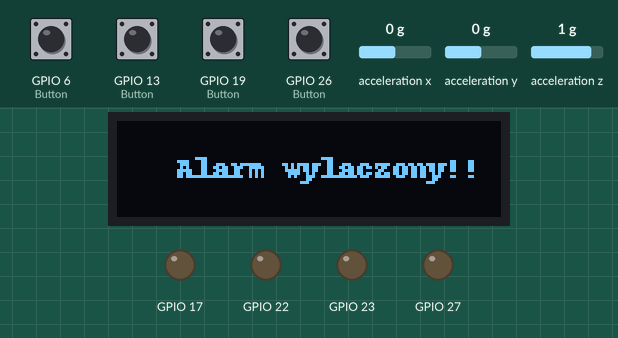
Simulated run of this program. Board: Raspberry Pi (BCM pin numbers). Parts: 128×32 one-colour display, output pins drawn as LEDs (lit = HIGH). Dashed ring = blinking. The test bench sets the inputs (shaded band); at power-on: GPIO 6 (Button), GPIO 13 (Button), GPIO 19 (Button), GPIO 26 (Button) HIGH, acceleration x 0 g, acceleration y 0 g, acceleration z 1 g. What the program prints to the terminal is not drawn.

Above: at 1.2 s.
1.3 s: GPIO 13 (Button) pulled LOW for 0.15 s
At 1.49 s:
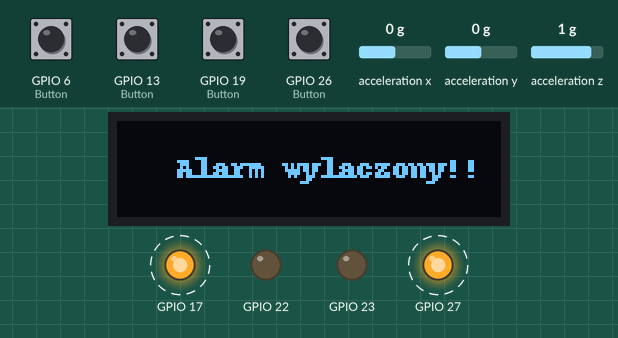
3.7 s: GPIO 6 (Button) pulled LOW for 0.15 s
At 5.0 s:
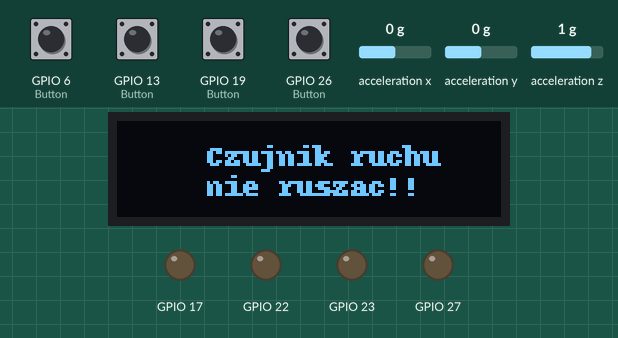
5.4 s: acceleration x set to -1.4 g
At 6.33 s:
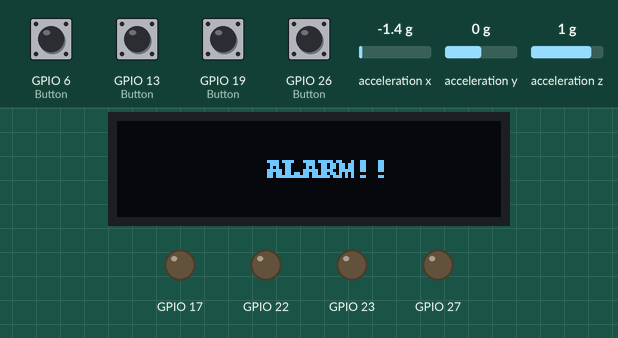
7.3 s: GPIO 19 (Button) pulled LOW for 0.15 s
At 9.65 s:
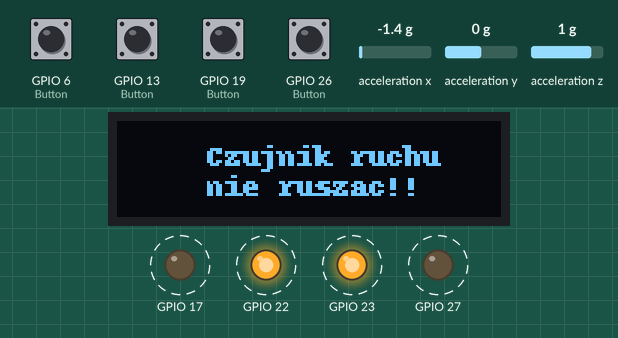
9.7 s: GPIO 26 (Button) pulled LOW for 1 s
At 11.9 s:
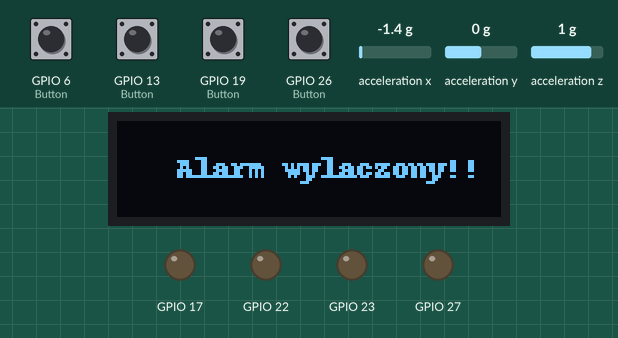
12.2 s: GPIO 26 (Button) pulled LOW for 0.15 s
At 12.28 s:
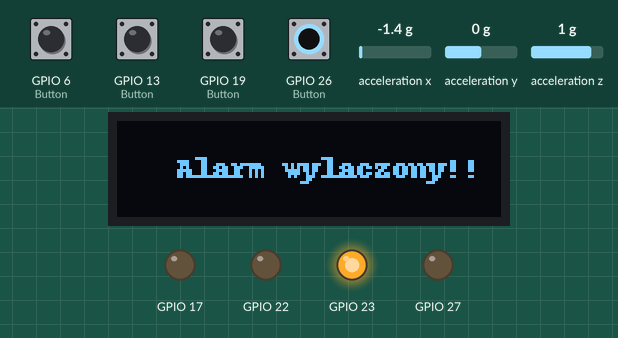
Timing chart, 0 to 14.8 s (numbered marks = the images above; inputs shaded):
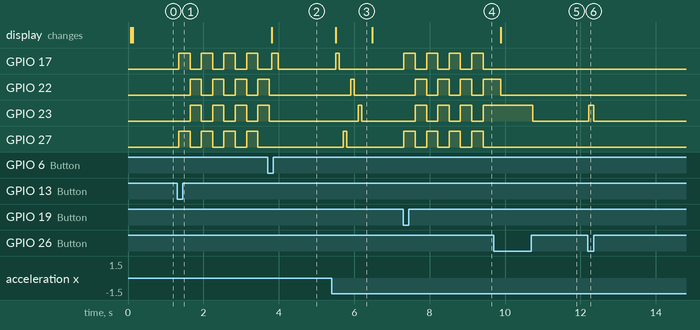

Measured:
- after the input at 1.3 s, GPIO 17, GPIO 27: alternates HIGH for 0.30 s and LOW for 0.30 s, starting after 0.05 s; GPIO 22, GPIO 23: alternates HIGH for 0.30 s and LOW for 0.30 s, starting after 0.35 s
- after the input at 3.7 s, GPIO 17: LOW → HIGH after 0.11 s, → LOW 0.17 s later
- after the input at 5.4 s, GPIO 17: LOW → HIGH after 0.11 s, → LOW 0.10 s later; GPIO 22: LOW → HIGH after 0.51 s, → LOW 0.10 s later; GPIO 23: LOW → HIGH after 0.71 s, → LOW 0.10 s later; GPIO 27: LOW → HIGH after 0.31 s, → LOW 0.10 s later; the display: changes after 0.11 s (image 3)
- after the input at 7.3 s, GPIO 17, GPIO 27: alternates HIGH for 0.30 s and LOW for 0.30 s, starting at once; GPIO 22, GPIO 23: alternates HIGH for 0.30 s and LOW for 0.30 s, starting after 0.32 s
- after the input at 9.7 s, GPIO 23: HIGH → LOW after 1.0 s instead of 0.02 s
- after the input at 12.2 s, GPIO 23: LOW → HIGH at once, → LOW 0.13 s later
- what the display in image 3 shows lasts 1.0 s, from 5.5 s to 6.5 s

The program:

main.py
```python
import smbus
import time
from time import sleep
import Adafruit_SSD1306
from PIL import Image
from PIL import ImageDraw
from PIL import ImageFont
from gpiozero import LED, Button
import subprocess
import math

PWR_MGMT_1   = 0x6B
SMPLRT_DIV   = 0x19
CONFIG       = 0x1A
GYRO_CONFIG  = 0x1B
INT_ENABLE   = 0x38
ACCEL_XOUT_H = 0x3B
ACCEL_YOUT_H = 0x3D
ACCEL_ZOUT_H = 0x3F

Device_Address_MPU = 0x68   # MPU6050 device address

def MPU_Init():
    # Write to power management register
    bus.write_byte_data(Device_Address_MPU, PWR_MGMT_1, 1)
def read_raw_data_MPU(addr):
    # Accelero and Gyro value are 16-bit
    high = bus.read_byte_data(Device_Address_MPU, addr)
    low = bus.read_byte_data(Device_Address_MPU, addr + 1)

    # concatenate higher and lower value
    value = ((high << 8) | low)

    # to get signed value from mpu6050
    if (value > 32768):
        value = value - 65536
    return value

bus = smbus.SMBus(1)  # or bus = smbus.SMBus(0) for older version boards

MPU_Init()

RST = None
disp = Adafruit_SSD1306.SSD1306_128_32(rst=RST)
disp.begin()
disp.clear()
disp.display()
width = disp.width
height = disp.height
image = Image.new('1', (width, height))
draw = ImageDraw.Draw(image)
draw.rectangle((0,0,width,height), outline=0, fill=0)
padding = -2
top = padding
bottom = height-padding

os_x = 0

font = ImageFont.load_default()
draw.rectangle((0,0,width,height), outline=0, fill=0)

led = []
led.append(LED(17))
led.append(LED(27))
led.append(LED(22))
led.append(LED(23))

button = []
button.append(Button(6))
button.append(Button(13))
button.append(Button(19))
button.append(Button(26))

print("Reading Data of Accelerometer")
doklatnosc = 0.03

while True:
    end2 = 0
    end1 = 0
    Alarm = 1
    while end1 == 0:
        draw.text((os_x + 20, top + 12), "Alarm wylaczony!!", font=font, fill=255)
        disp.image(image)
        disp.display()
        for i in range(4):
            if button[i].is_pressed:
                print("Button " + str(i))
                led[i].on()
                if button[1].is_pressed:
                    for i in range(4):
                        led[0].on()
                        led[1].on()
                        led[2].off()
                        led[3].off()
                        sleep(0.3)
                        led[2].on()
                        led[3].on()
                        led[0].off()
                        led[1].off()
                        sleep(0.3)
                    end1 = 1
            else:
                led[i].off()

    x = read_raw_data_MPU(ACCEL_XOUT_H)
    y = read_raw_data_MPU(ACCEL_YOUT_H)
    z = read_raw_data_MPU(ACCEL_ZOUT_H)
    x1 = x / 16384.0
    y1 = y / 16384.0
    z1 = z / 16384.0

    while end2 == 0:
        x = read_raw_data_MPU(ACCEL_XOUT_H)
        y = read_raw_data_MPU(ACCEL_YOUT_H)
        z = read_raw_data_MPU(ACCEL_ZOUT_H)
        Ax = x / 16384.0
        Ay = y / 16384.0
        Az = z / 16384.0
        if Alarm == 0:

            draw.rectangle((0, 0, width, height), outline=0, fill=0)
            draw.text((os_x+20, top + 12), "Alarm wylaczony!!", font=font, fill=255)
            disp.image(image)
            disp.display()
            end2 = 1
        elif x1-doklatnosc < Ax < x1+doklatnosc and y1-doklatnosc < Ay < y1+doklatnosc and z1-doklatnosc < Az < z1+doklatnosc:
            draw.rectangle((0, 0, width, height), outline=0, fill=0)
            draw.text((os_x+30, top + 8), "Czujnik ruchu", font=font, fill=255)
            draw.text((os_x+30, top + 18), "nie ruszac!!", font=font, fill=255)
            disp.image(image)
            disp.display()
            x1 = x / 16384.0
            y1 = y / 16384.0
            z1 = z / 16384.0

        else:
            draw.rectangle((0, 0, width, height), outline=0, fill=0)
            draw.text((os_x + 50, top + 12), "ALARM!!", font=font, fill=255)
            disp.image(image)
            disp.display()
            for i in range(4):
                    led[i].on()
                    sleep(0.1)
                    led[i].off()
                    sleep(0.1)
            x1 = x / 16384.0
            y1 = y / 16384.0
            z1 = z / 16384.0

        for i in range(4):
            if button[i].is_pressed:
                print("Button " + str(i))
                led[i].on()
                if button[2].is_pressed:
                    Alarm = 0
                    for i in range(4):
                            led[0].on()
                            led[1].on()
                            led[2].off()
                            led[3].off()
                            sleep(0.3)
                            led[2].on()
                            led[3].on()
                            led[0].off()
                            led[1].off()
                            sleep(0.3)

            else:
                led[i].off()

        print("\tAx=%.2f g" % Ax, "\tAy=%.2f g" % Ay, "\tAz=%.2f g" % Az)
        sleep(0.1)
```
